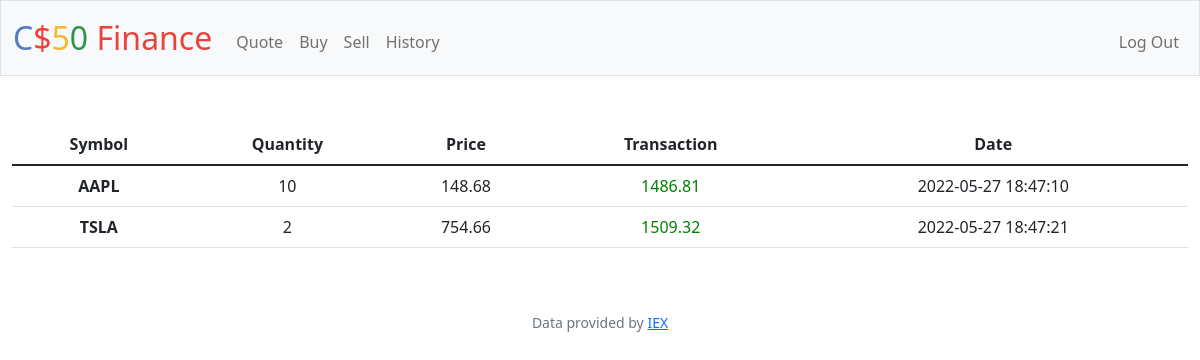
Page /history (signed in) on the earlier database version.
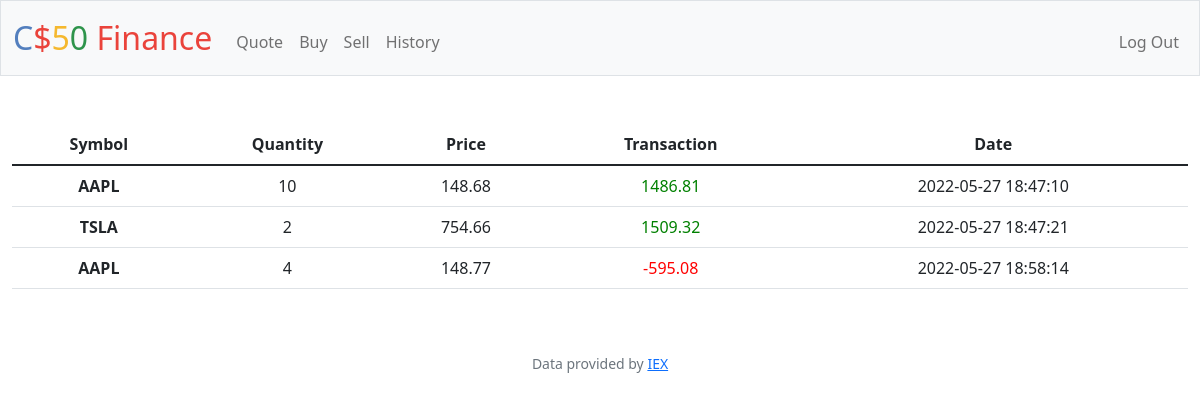
Same page on the later database version.
### tables this page shows
CREATE TABLE portfolio(
   id INTEGER PRIMARY KEY,
   user_id INTEGER,
   symbol TEXT NOT NULL,
   quantity INTEGER NOT NULL,
   price INTEGER NOT NULL,
   Timestamp DATETIME DEFAULT CURRENT_TIMESTAMP,
   FOREIGN KEY (user_id)
      REFERENCES users (id)
         ON DELETE CASCADE
         ON UPDATE NO ACTION
);

### app.py (the view)
@app.route("/history")
@login_required
def history():
    transactions = db.execute("SELECT symbol, quantity, price, Timestamp FROM portfolio WHERE user_id = (?)", session["user_id"])
    if transactions == None:
        return apology("No transactions yet.", 403)
    return render_template("history.html", transactions = transactions)

### app.py (called while the page is built)
@app.after_request
def after_request(response):
    response.headers["Cache-Control"] = "no-cache, no-store, must-revalidate"
    response.headers["Expires"] = 0
    response.headers["Pragma"] = "no-cache"
    return response

### helpers.py (called while the page is built)
def login_required(f):
    @wraps(f)
    def decorated_function(*args, **kwargs):
        if session.get("user_id") is None:
            return redirect("/login")
        return f(*args, **kwargs)
    return decorated_function

### templates/history.html (shortened to what this page needs)
{% extends "layout.html" %}
{% block main %}
<table class="table">
    <thead>
      <tr>
        <th scope="col">Symbol</th>
        <th scope="col">Quantity</th>
        <th scope="col">Price</th>
        <th scope="col">Transaction</th>
        <th scope="col">Date</th>
      </tr>
    </thead>
    <tbody>
     {% for t in transactions %}
        <th scope="row">{{t["symbol"]}}</th>
        <td>{{t["quantity"]|abs}}</td>
        <td>{{t["price"]}}</td>
        {% if t["quantity"] > 0 %}
        <td style="color: green">{{(t["quantity"]*t["price"])|round(2, 'ceil')}}</td>
        {% else %}
        <td style="color: red">{{t["quantity"]*t["price"]}}</td>
        {% endif %}
        <td>{{t["Timestamp"]}}</td>
    {% endfor %}
    </tbody>
  </table>
{% endblock %}

### templates/layout.html (shortened to what this page needs)
<!DOCTYPE html>
<html lang="en">
    <head>
        <link href="https://cdn.jsdelivr.net/npm/bootstrap@5.1.3/dist/css/bootstrap.min.css" rel="stylesheet">
        <link href="/static/styles.css" rel="stylesheet">
    </head>
    <body>
        <nav class="bg-light border navbar navbar-expand-md navbar-light">
            <div class="container-fluid">
                <a class="navbar-brand" href="/"><span class="blue">C</span><span class="red">$</span><span class="yellow">5</span><span class="green">0</span> <span class="red">Finance</span></a>
                <div class="collapse navbar-collapse" id="navbar">
                    {% if session["user_id"] %}
                        <ul class="navbar-nav me-auto mt-2">
                            <li class="nav-item"><a class="nav-link" href="/quote">Quote</a></li>
                            <li class="nav-item"><a class="nav-link" href="/buy">Buy</a></li>
                            <li class="nav-item"><a class="nav-link" href="/sell">Sell</a></li>
                            <li class="nav-item"><a class="nav-link" href="/history">History</a></li>
                        </ul>
                        <ul class="navbar-nav ms-auto mt-2">
                            <li class="nav-item"><a class="nav-link" href="/logout">Log Out</a></li>
                        </ul>
                    {% else %}
                        <ul class="navbar-nav ms-auto mt-2">
                            <li class="nav-item"><a class="nav-link" href="/register">Register</a></li>
                            <li class="nav-item"><a class="nav-link" href="/login">Log In</a></li>
                        </ul>
                    {% endif %}
                </div>
            </div>
        </nav>
        <main class="container-fluid py-5 text-center">
            {% block main %}{% endblock %}
        </main>
        <footer class="mb-5 small text-center text-muted">
            Data provided by <a href="https://iexcloud.io/">IEX</a>
        </footer>
    </body>
</html>

### static/styles.css (style rules this page uses)
nav .navbar-brand { font-size: xx-large; }
nav .navbar-brand .blue { color: #537fbe; }
nav .navbar-brand .red { color: #ea433b; }
nav .navbar-brand .yellow { color: #f5b82e; }
nav .navbar-brand .green { color: #2e944b; }

Differences in the rows shown:
added portfolio: symbol "AAPL", quantity|abs "4", price "148.77", t['quantity']*t['price'] "-595.08", Timestamp "2022-05-27 18:58:14"
